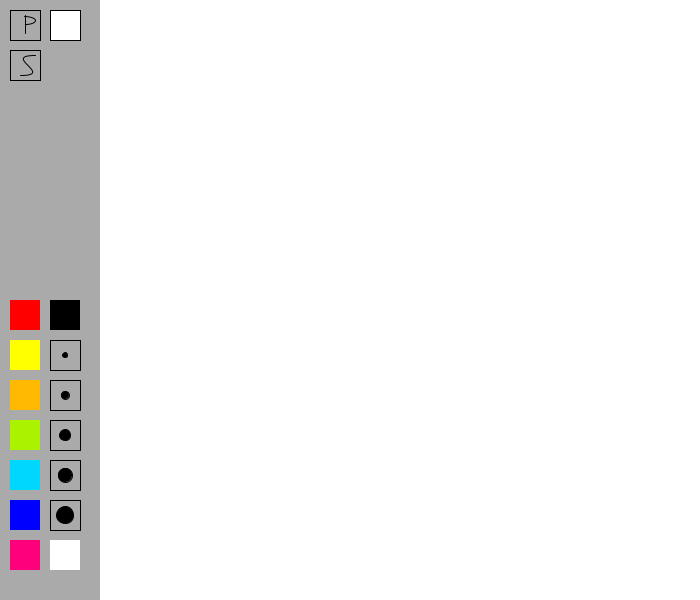
Frame 1 (no input)
Frame 60 (the mouse pressed at the canvas centre just before this capture): identical to frame 1, image omitted
Frame 120 (the mouse held since frame 60 and released just before this capture): identical to frame 1, image omitted

The Processing sketch that drew this single still picture (run headless with seeded random() and noise(); from frame 60 on, the mouse is pressed at the canvas centre):

// Processing sketch: painter
// ── painter.pde
void setup()
{ 
  background(255);
  size(700, 600);
}

int color_R;
int color_G;
int color_B;
int sizeOfpen;

int indicator;



void draw()
{
  noStroke();
  fill(170);
  rect(0, 0, 100, 600); //button bar line




  /////////////////color//////////////////////////////
  noStroke();
  fill(255, 0, 0);
  rect(10, 300, 30, 30); 
  if (mousePressed&&mouseX>10&&mouseY>300&&mouseX<40&&mouseY<330) 
  { 
    color_R = 255;  
    color_G = 0; 
    color_B = 0;
  }   

  fill(255, 255, 0);
  rect(10, 340, 30, 30);   
  if (mousePressed&&mouseX>10&&mouseY>340&&mouseX<40&&mouseY<370) 
  { 
    color_R = 255;  
    color_G = 255; 
    color_B = 0;
  } 

  fill(255, 185, 0);
  rect(10, 380, 30, 30);
  if (mousePressed&&mouseX>10&&mouseY>380&&mouseX<40&&mouseY<410) 
  { 
    color_R = 255;  
    color_G = 185; 
    color_B = 0;
  } 

  fill(171, 242, 0);
  rect(10, 420, 30, 30);
  if (mousePressed&&mouseX>10&&mouseY>420&&mouseX<40&&mouseY<450) 
  { 
    color_R = 171;  
    color_G = 242; 
    color_B = 0;
  } 

  fill(0, 215, 255);
  rect(10, 460, 30, 30);
  if (mousePressed&&mouseX>10&&mouseY>460&&mouseX<40&&mouseY<490) 
  { 
    color_R = 0; 
    color_G = 215; 
    color_B = 255;
  } 

  fill(0, 0, 255);
  rect(10, 500, 30, 30);
  if (mousePressed&&mouseX>10&&mouseY>500&&mouseX<40&&mouseY<530) 
  { 
    color_R = 0; 
    color_G = 0; 
    color_B = 255;
  } 

  fill(255, 0, 125);
  rect(10, 540, 30, 30);
  if (mousePressed&&mouseX>10&&mouseY>540&&mouseX<40&&mouseY<570) 
  { 
    color_R = 255;  
    color_G = 0; 
    color_B = 125;
  } 

  fill(0, 0, 0);
  rect(50, 300, 30, 30); 
  if (mousePressed&&mouseX>50&&mouseY>300&&mouseX<80&&mouseY<330) 
  { 
    color_R = 0;  
    color_G = 0; 
    color_B = 0;
  } 

  fill(255, 255, 255);
  rect(50, 540, 30, 30);
  if (mousePressed&&mouseX>50&&mouseY>540&&mouseX<80&&mouseY<570) 
  { 
    color_R = 255;  
    color_G = 255; 
    color_B = 255;
  }   
  ///////////////////////////////

  //////////////// pen size/////////////
  stroke(0);
  strokeWeight(1);
  fill(0);
  ellipse(65, 355, 5, 5);
  ellipse(65, 395, 8, 8);
  ellipse(65, 435, 11, 11);
  ellipse(65, 475, 14, 14);
  ellipse(65, 515, 17, 17);

  noFill();  
  rect(50, 340, 30, 30); 
  if (mousePressed&&mouseX>50&&mouseY>340&&mouseX<80&&mouseY<370) 
  {
    sizeOfpen=10;
  }


  rect(50, 380, 30, 30); 
  if (mousePressed&&mouseX>50&&mouseY>380&&mouseX<80&&mouseY<410) 
  {
    sizeOfpen=15;
  }

  rect(50, 420, 30, 30); 
  if (mousePressed&&mouseX>50&&mouseY>420&&mouseX<80&&mouseY<450) 
  {
    sizeOfpen=20;
  }  

  rect(50, 460, 30, 30); 
  if (mousePressed&&mouseX>50&&mouseY>460&&mouseX<80&&mouseY<490) 
  {
    sizeOfpen=25;
  } 

  rect(50, 500, 30, 30); 
  if (mousePressed&&mouseX>50&&mouseY>500&&mouseX<80&&mouseY<530) 
  {
    sizeOfpen=40;
  } 
  ////////////////////////////////////////

  //////////////////////pen///////////////////////

  rect(10, 10, 30, 30);
  arc(25, 20, 20, 8, 1.5*PI, 2.5*PI);
  line(25, 15, 25, 33);
  if (mousePressed&&mouseX>10&&mouseY>10&&mouseX<40&&mouseY<40) 
  {
    indicator=1;
  }
  if (indicator ==1)
  {
    strokeWeight(2);
    rect(10, 10, 30, 30);
    arc(25, 20, 20, 8, 1.5*PI, 2.5*PI);
    line(25, 15, 25, 33);
    strokeWeight(1);
  }
  //////////////
  
   /////////////save////
  rect(10, 50, 30, 30);
  bezier(35,55,0,55,55,75,20,75);
  
  if (mousePressed&&mouseX>10&&mouseY>50&&mouseX<40&&mouseY<80) 
  {
    indicator =2;

    if (indicator ==2)
  {
    strokeWeight(2);
  rect(10, 50, 30, 30);
  bezier(35,55,0,55,55,75,20,75);
    strokeWeight(1);
  }
    
  }

   if(indicator==2)
   {
     save("image.png");
     indicator=1;
   }
  


  


  ///////////eraser/////
  fill(255);
  rect(50, 10, 30, 30);
  noFill();
  if (mousePressed&&mouseX>50&&mouseY>10&&mouseX<80&&mouseY<40) 
  {
   noStroke();
    fill(255); 
    rect(100, 0, 600, 600);
  }

  ///////////////////////////    

 


  ////////////////////////start pen/////////////
  if (indicator==1)
  {
    noStroke();
    fill(color_R, color_G, color_B);

    if (mousePressed)
    {
      ellipse(mouseX, mouseY, sizeOfpen, sizeOfpen);
    }
  } else
  {
    noFill();
    noStroke();
  }
/////////////////////


}
